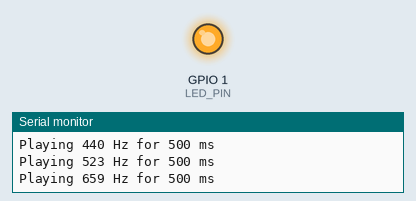
The sketch below on a simulated ESP32-S3. Parts: output pins drawn as LEDs (lit = HIGH), the last lines printed to the serial monitor. I2S audio is not simulated (input reads silence).

Above: at 3.36 s.
At 36.0 s:
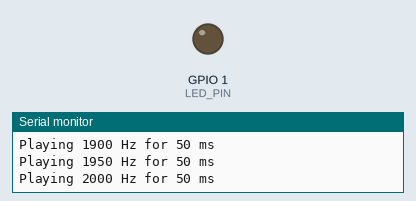
Timing chart, 0 to 61.6 s (numbered marks = the images above):
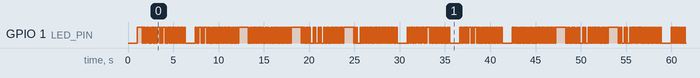

Measured:
- by itself, GPIO 1 (LED_PIN): moves between LOW and HIGH, repeating every 46.2 s

The sketch:

speaker_beep_test.ino
```cpp
/*
 * MAX98357A Speaker Beep Test
 *
 * Simple test that plays beeps and boops to verify speaker hardware.
 * Plays a sequence of tones at different frequencies.
 *
 * Hardware Wiring:
 * ================
 * MAX98357A → ESP32-S3-LCD-2
 * ─────────────────────────
 * VIN   → 5V
 * GND   → GND
 * BCLK  → GPIO 6
 * LRC   → GPIO 7
 * DIN   → GPIO 8
 * GAIN  → 5V (for maximum volume) or Float (for 9dB)
 * SD    → VIN (always on)
 *
 * Speakers:
 * ─────────
 * SPK+ ───┬──── Speaker 1 (+)
 *         └──── Speaker 2 (+)
 *
 * SPK- ───┬──── Speaker 1 (-)
 *         └──── Speaker 2 (-)
 *
 * Expected Output:
 * ================
 * You should hear a sequence of beeps cycling through:
 * - 440 Hz (A note - musical A)
 * - 523 Hz (C note)
 * - 659 Hz (E note)
 * - 784 Hz (G note)
 * Then a rising sweep from 200 Hz to 2000 Hz
 *
 * If you hear this clearly, your speaker hardware is working!
 */

#include <driver/i2s.h>
#include <math.h>

// Speaker pins (I2S1)
#define SPK_BCK_PIN    6
#define SPK_WS_PIN     7
#define SPK_DOUT_PIN   8

// Audio config
#define I2S_PORT       I2S_NUM_1
#define SAMPLE_RATE    16000
#define BUFFER_SIZE    512

// LED for feedback
#define LED_PIN 1

int16_t audio_buffer[BUFFER_SIZE];

void setup() {
  Serial.begin(115200);
  delay(1000);

  pinMode(LED_PIN, OUTPUT);
  digitalWrite(LED_PIN, HIGH);

  Serial.println("\n========================================");
  Serial.println("MAX98357A Speaker Beep Test");
  Serial.println("========================================\n");
  Serial.printf("Pins: BCK=%d, WS=%d, DOUT=%d\n\n", SPK_BCK_PIN, SPK_WS_PIN, SPK_DOUT_PIN);

  // Initialize I2S
  Serial.print("Initializing I2S... ");
  i2s_config_t i2s_config = {
    .mode = (i2s_mode_t)(I2S_MODE_MASTER | I2S_MODE_TX),
    .sample_rate = SAMPLE_RATE,
    .bits_per_sample = I2S_BITS_PER_SAMPLE_16BIT,
    .channel_format = I2S_CHANNEL_FMT_ONLY_LEFT,  // Mono
    .communication_format = I2S_COMM_FORMAT_STAND_I2S,
    .intr_alloc_flags = ESP_INTR_FLAG_LEVEL1,
    .dma_buf_count = 4,
    .dma_buf_len = 512,
    .use_apll = false,
    .tx_desc_auto_clear = true,
    .fixed_mclk = 0
  };

  i2s_pin_config_t pin_config = {
    .bck_io_num = SPK_BCK_PIN,
    .ws_io_num = SPK_WS_PIN,
    .data_out_num = SPK_DOUT_PIN,
    .data_in_num = I2S_PIN_NO_CHANGE
  };

  if (i2s_driver_install(I2S_PORT, &i2s_config, 0, NULL) != ESP_OK ||
      i2s_set_pin(I2S_PORT, &pin_config) != ESP_OK) {
    Serial.println("FAILED");
    Serial.println("ERROR: I2S initialization failed!");
    while(1) {
      digitalWrite(LED_PIN, !digitalRead(LED_PIN));
      delay(200);
    }
  }
  Serial.println("OK\n");

  Serial.println("========================================");
  Serial.println("Playing test tones...");
  Serial.println("========================================\n");
  Serial.println("You should hear:");
  Serial.println("  1. Four musical notes (A, C, E, G)");
  Serial.println("  2. A rising sweep (200-2000 Hz)");
  Serial.println("  3. Pattern repeats forever\n");

  delay(500);
}

void loop() {
  // Play sequence of musical notes
  playTone(440, 500);  // A note
  delay(100);

  playTone(523, 500);  // C note
  delay(100);

  playTone(659, 500);  // E note
  delay(100);

  playTone(784, 500);  // G note
  delay(100);

  // Rising sweep
  Serial.println("Playing sweep 200-2000 Hz...");
  for (int freq = 200; freq <= 2000; freq += 50) {
    playTone(freq, 50);
  }

  delay(1000);
  Serial.println("Repeating test sequence...\n");
}

void playTone(float frequency, int duration_ms) {
  Serial.printf("Playing %d Hz for %d ms\n", (int)frequency, duration_ms);

  unsigned long start = millis();
  int samples_sent = 0;

  while (millis() - start < duration_ms) {
    // Generate sine wave samples
    for (int i = 0; i < BUFFER_SIZE; i++) {
      float t = (float)(samples_sent + i) / SAMPLE_RATE;
      float sample = sin(2.0 * PI * frequency * t);

      // Convert to 16-bit with 50% volume (to prevent clipping)
      audio_buffer[i] = (int16_t)(sample * 16000);
    }

    // Send to speaker
    size_t bytes_written;
    i2s_write(I2S_PORT, audio_buffer, BUFFER_SIZE * sizeof(int16_t), &bytes_written, portMAX_DELAY);

    samples_sent += BUFFER_SIZE;

    // Blink LED while playing
    if ((millis() / 100) % 2 == 0) {
      digitalWrite(LED_PIN, HIGH);
    } else {
      digitalWrite(LED_PIN, LOW);
    }
  }
}
```
